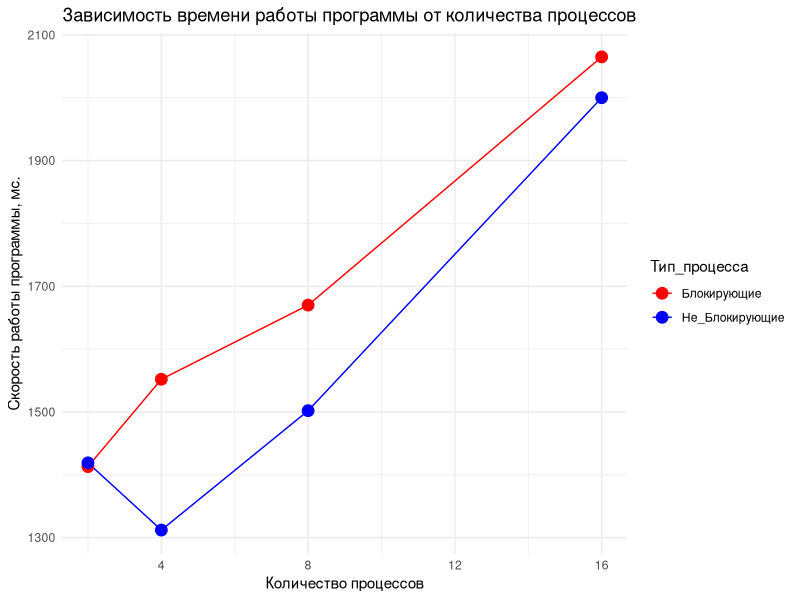

Recreate this plot in R.
library(ggplot2)

data <- data.frame(
  Кол_процессов = c(16, 8, 4, 2, 16, 8, 4, 2),
  Скорость_работы = c(2065, 1670, 1552, 1413, 2000, 1502, 1312, 1419),
  Тип_процесса = factor(rep(c("Блокирующие", "Не_Блокирующие"), each = 4))
)

ggplot(data, aes(x = Кол_процессов, y = Скорость_работы, color = Тип_процесса)) +
  geom_line() +
  geom_point(size = 3, shape = 21, stroke = 1, aes(fill = Тип_процесса)) +
  labs(
    x = "Количество процессов",
    y = "Скорость работы программы, мс.",
    title = "Зависимость времени работы программы от количества процессов"
  ) +
  scale_color_manual(values = c("Блокирующие" = "red", "Не_Блокирующие" = "blue")) +
  scale_fill_manual(values = c("Блокирующие" = "red", "Не_Блокирующие" = "blue")) +
  #scale_y_continuous(breaks = seq(0, 110, by = 5), minor_breaks = seq(0, 110, by = 5)) +
  theme_minimal()